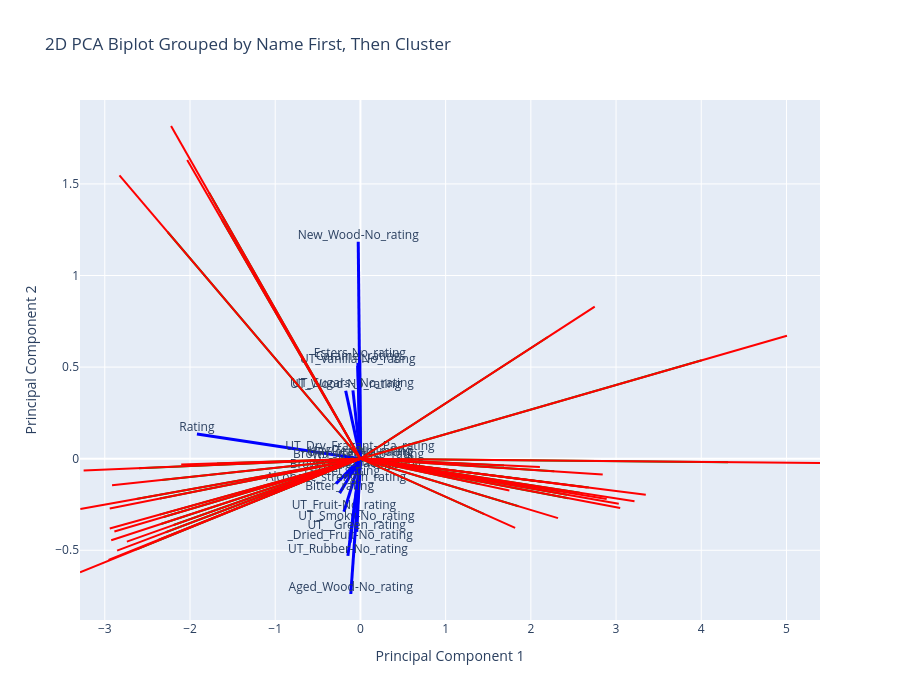

Source (notebook cell):
### Code cell
import pandas as pd
import numpy as np
from sklearn.decomposition import PCA
from sklearn.preprocessing import normalize
import plotly.graph_objects as go

# Step 1: Load Data
data = pd.read_csv(r"D:\CRG\Diageo\biplot_data.csv")

# Step 2: Summarize Data
# Group data by Name first and then by Cluster
summary_data = data.groupby(['Name', 'Cluster']).mean().reset_index()

# Step 3: Perform PCA
flavor_columns = summary_data.columns[2:]  # Flavor columns after 'Name' and 'Cluster'
pca = PCA(n_components=2)  # We use 2 components for 2D visualization
pca_result = pca.fit_transform(summary_data[flavor_columns])

# Add PCA results to the dataframe
summary_data['PC1'] = pca_result[:, 0]
summary_data['PC2'] = pca_result[:, 1]

# Step 4: PCA Loadings for Features
loadings = pca.components_.T
normalized_loadings = normalize(loadings, axis=0)  # Normalize for scaling
scaling_factor = 2  # Increase scaling factor for better visibility

# Step 5: Create 2D Biplot
fig = go.Figure()

# Add PCA vector lines (feature directions) in BLUE
for i, column in enumerate(flavor_columns):
    fig.add_trace(go.Scatter(
        x=[0, normalized_loadings[i, 0] * scaling_factor],
        y=[0, normalized_loadings[i, 1] * scaling_factor],
        mode='lines+text',
        line=dict(color='blue', width=3),
        text=[None, column],
        textposition='top center',
        name=f"Feature: {column}"
    ))

# Add name lines (in GREEN for all names) with better scaling and visibility
for name in summary_data['Name'].unique():
    name_data = summary_data[summary_data['Name'] == name]
    for _, row in name_data.iterrows():
        fig.add_trace(go.Scatter(
            x=[0, row['PC1'] * 1.2],  # Scale up PC1 values for better visibility
            y=[0, row['PC2'] * 1.2],  # Scale up PC2 values for better visibility
            mode='lines',
            line=dict(color='green', width=2),
            name=f"Name: {row['Name']}"
        ))

# Add cluster lines (in RED for all clusters) with more visibility
for cluster_id in summary_data['Cluster'].unique():
    cluster_data = summary_data[summary_data['Cluster'] == cluster_id]
    for _, row in cluster_data.iterrows():
        fig.add_trace(go.Scatter(
            x=[0, row['PC1'] * 1.5],  # Scale up PC1 values for better visibility
            y=[0, row['PC2'] * 1.5],  # Scale up PC2 values for better visibility
            mode='lines',
            line=dict(color='red', width=2),
            name=f"Cluster {int(row['Cluster'])}"
        ))

# Layout adjustments
fig.update_layout(
    title="2D PCA Biplot Grouped by Name First, Then Cluster",
    xaxis_title="Principal Component 1",
    yaxis_title="Principal Component 2",
    width=900,
    height=700,
    showlegend=False  # Hide legend for simplicity
)

fig.show()

### Figure 1 — Plotly figure (JSON) as saved in the notebook; plotly's stock layout.template omitted (floating-point values rounded to 4 significant figures)
{"data": [{"line": {"color": "blue", "width": 3}, "mode": "lines+text", "name": "Feature: Rating", "text": [null, "Rating"], "textposition": "top center", "type": "scatter", "x": [0, -1.919], "y": [0, 0.135]}, {"line": {"color": "blue", "width": 3}, "mode": "lines+text", "name": "Feature: UT_Fruit-No_rating", "text": [null, "UT_Fruit-No_rating"], "textposition": "top center", "type": "scatter", "x": [0, -0.1937], "y": [0, -0.2898]}, {"line": {"color": "blue", "width": 3}, "mode": "lines+text", "name": "Feature: Esters-No_rating", "text": [null, "Esters-No_rating"], "textposition": "top center", "type": "scatter", "x": [0, -0.006928], "y": [0, 0.5395]}, {"line": {"color": "blue", "width": 3}, "mode": "lines+text", "name": "Feature: _Dried_Fruit-No_rating", "text": [null, "_Dried_Fruit-No_rating"], "textposition": "top center", "type": "scatter", "x": [0, -0.1214], "y": [0, -0.4575]}, {"line": {"color": "blue", "width": 3}, "mode": "lines+text", "name": "Feature: Brown spices No_rating", "text": [null, "Brown spices No_rating"], "textposition": "top center", "type": "scatter", "x": [0, -0.02187], "y": [0, -0.01494]}, {"line": {"color": "blue", "width": 3}, "mode": "lines+text", "name": "Feature: UT_Vanilla-No_rating", "text": [null, "UT_Vanilla-No_rating"], "textposition": "top center", "type": "scatter", "x": [0, -0.03164], "y": [0, 0.5072]}, {"line": {"color": "blue", "width": 3}, "mode": "lines+text", "name": "Feature: UT_Wood-No_rating", "text": [null, "UT_Wood-No_rating"], "textposition": "top center", "type": "scatter", "x": [0, -0.1731], "y": [0, 0.3709]}, {"line": {"color": "blue", "width": 3}, "mode": "lines+text", "name": "Feature: New_Wood-No_rating", "text": [null, "New_Wood-No_rating"], "textposition": "top center", "type": "scatter", "x": [0, -0.02558], "y": [0, 1.184]}, {"line": {"color": "blue", "width": 3}, "mode": "lines+text", "name": "Feature: Aged_Wood-No_rating", "text": [null, "Aged_Wood-No_rating"], "textposition": "top center", "type": "scatter", "x": [0, -0.113], "y": [0, -0.7387]}, {"line": {"color": "blue", "width": 3}, "mode": "lines+text", "name": "Feature: UT_Smoky-No_rating", "text": [null, "UT_Smoky-No_rating"], "textposition": "top center", "type": "scatter", "x": [0, -0.0472], "y": [0, -0.3513]}, {"line": {"color": "blue", "width": 3}, "mode": "lines+text", "name": "Feature: UT_Rubber-No_rating", "text": [null, "UT_Rubber-No_rating"], "textposition": "top center", "type": "scatter", "x": [0, -0.1471], "y": [0, -0.5308]}, {"line": {"color": "blue", "width": 3}, "mode": "lines+text", "name": "Feature: UT_Sugars-_No_rating", "text": [null, "UT_Sugars-_No_rating"], "textposition": "top center", "type": "scatter", "x": [0, -0.08786], "y": [0, 0.3731]}, {"line": {"color": "blue", "width": 3}, "mode": "lines+text", "name": "Feature: Caramel_rating", "text": [null, "Caramel_rating"], "textposition": "top center", "type": "scatter", "x": [0, -0.0296], "y": [0, 0.5231]}, {"line": {"color": "blue", "width": 3}, "mode": "lines+text", "name": "Feature: Brown_Sugar-No_rating", "text": [null, "Brown_Sugar-No_rating"], "textposition": "top center", "type": "scatter", "x": [0, -0.05736], "y": [0, -0.06687]}, {"line": {"color": "blue", "width": 3}, "mode": "lines+text", "name": "Feature: UT Floral No_rating", "text": [null, "UT Floral No_rating"], "textposition": "top center", "type": "scatter", "x": [0, -0.0004684], "y": [0, -0.001793]}, {"line": {"color": "blue", "width": 3}, "mode": "lines+text", "name": "Feature: UT__Green_rating", "text": [null, "UT__Green_rating"], "textposition": "top center", "type": "scatter", "x": [0, -0.04335], "y": [0, -0.3991]}, {"line": {"color": "blue", "width": 3}, "mode": "lines+text", "name": "Feature: Hay/Tea-No_rating", "text": [null, "Hay/Tea-No_rating"], "textposition": "top center", "type": "scatter", "x": [0, -0.003914], "y": [0, 0.004454]}, {"line": {"color": "blue", "width": 3}, "mode": "lines+text", "name": "Feature: UT_Dry_Fragant-_Pa_rating", "text": [null, "UT_Dry_Fragant-_Pa_rating"], "textposition": "top center", "type": "scatter", "x": [0, -0.005599], "y": [0, 0.03273]}, {"line": {"color": "blue", "width": 3}, "mode": "lines+text", "name": "Feature: Sweet_rating", "text": [null, "Sweet_rating"], "textposition": "top center", "type": "scatter", "x": [0, -0.1893], "y": [0, -0.1076]}, {"line": {"color": "blue", "width": 3}, "mode": "lines+text", "name": "Feature: Bitter_rating", "text": [null, "Bitter_rating"], "textposition": "top center", "type": "scatter", "x": [0, -0.2444], "y": [0, -0.1881]}, {"line": {"color": "blue", "width": 3}, "mode": "lines+text", "name": "Feature: Sour_rating", "text": [null, "Sour_rating"], "textposition": "top center", "type": "scatter", "x": [0, -0.01351], "y": [0, -0.06063]}, {"line": {"color": "blue", "width": 3}, "mode": "lines+text", "name": "Feature: Alcoholic_strength_rating", "text": [null, "Alcoholic_strength_rating"], "textposition": "top center", "type": "scatter", "x": [0, -0.2863], "y": [0, -0.1362]}, {"line": {"color": "blue", "width": 3}, "mode": "lines+text", "name": "Feature: Viscous_rating", "text": [null, "Viscous_rating"], "textposition": "top center", "type": "scatter", "x": [0, -0.07556], "y": [0, -0.05641]}, {"line": {"color": "green", "width": 2}, "mode": "lines", "name": "Name: 186", "type": "scatter", "x": [0, -2.284], "y": [0, -0.4018]}, {"line": {"color": "green", "width": 2}, "mode": "lines", "name": "Name: 186", "type": "scatter", "x": [0, 2.439], "y": [0, -0.2154]}, {"line": {"color": "green", "width": 2}, "mode": "lines", "name": "Name: 201", "type": "scatter", "x": [0, -2.633], "y": [0, -0.4961]}, {"line": {"color": "green", "width": 2}, "mode": "lines", "name": "Name: 201", "type": "scatter", "x": [0, 1.453], "y": [0, -0.3024]}, {"line": {"color": "green", "width": 2}, "mode": "lines", "name": "Name: 272", "type": "scatter", "x": [0, -2.332], "y": [0, -0.1161]}, {"line": {"color": "green", "width": 2}, "mode": "lines", "name": "Name: 272", "type": "scatter", "x": [0, 2.275], "y": [0, -0.06914]}, {"line": {"color": "green", "width": 2}, "mode": "lines", "name": "Name: 293", "type": "scatter", "x": [0, -1.626], "y": [0, 1.305]}, {"line": {"color": "green", "width": 2}, "mode": "lines", "name": "Name: 342", "type": "scatter", "x": [0, -2.365], "y": [0, -0.442]}, {"line": {"color": "green", "width": 2}, "mode": "lines", "name": "Name: 342", "type": "scatter", "x": [0, 1.855], "y": [0, -0.2596]}, {"line": {"color": "green", "width": 2}, "mode": "lines", "name": "Name: 388", "type": "scatter", "x": [0, -1.778], "y": [0, 1.453]}, {"line": {"color": "green", "width": 2}, "mode": "lines", "name": "Name: 388", "type": "scatter", "x": [0, 4.004], "y": [0, 0.5369]}, {"line": {"color": "green", "width": 2}, "mode": "lines", "name": "Name: 427", "type": "scatter", "x": [0, -2.262], "y": [0, 1.238]}, {"line": {"color": "green", "width": 2}, "mode": "lines", "name": "Name: 427", "type": "scatter", "x": [0, 2.2], "y": [0, 0.6643]}, {"line": {"color": "green", "width": 2}, "mode": "lines", "name": "Name: 434", "type": "scatter", "x": [0, -1.683], "y": [0, -0.0259]}, {"line": {"color": "green", "width": 2}, "mode": "lines", "name": "Name: 434", "type": "scatter", "x": [0, 4.315], "y": [0, -0.01938]}, {"line": {"color": "green", "width": 2}, "mode": "lines", "name": "Name: 540", "type": "scatter", "x": [0, -2.599], "y": [0, -0.05176]}, {"line": {"color": "green", "width": 2}, "mode": "lines", "name": "Name: 540", "type": "scatter", "x": [0, 1.685], "y": [0, -0.03655]}, {"line": {"color": "green", "width": 2}, "mode": "lines", "name": "Name: 765", "type": "scatter", "x": [0, -2.629], "y": [0, -0.2196]}, {"line": {"color": "green", "width": 2}, "mode": "lines", "name": "Name: 765", "type": "scatter", "x": [0, 1.398], "y": [0, -0.1386]}, {"line": {"color": "green", "width": 2}, "mode": "lines", "name": "Name: Antiquity Blue (109)", "type": "scatter", "x": [0, -2.192], "y": [0, -0.3624]}, {"line": {"color": "green", "width": 2}, "mode": "lines", "name": "Name: Antiquity Blue (109)", "type": "scatter", "x": [0, 2.426], "y": [0, -0.1972]}, {"line": {"color": "green", "width": 2}, "mode": "lines", "name": "Name: Blenders Pride (565)", "type": "scatter", "x": [0, -2.34], "y": [0, -0.3563]}, {"line": {"color": "green", "width": 2}, "mode": "lines", "name": "Name: Blenders Pride (565)", "type": "scatter", "x": [0, 2.573], "y": [0, -0.1863]}, {"line": {"color": "green", "width": 2}, "mode": "lines", "name": "Name: Chivas 12(943)", "type": "scatter", "x": [0, -2.31], "y": [0, -0.3181]}, {"line": {"color": "green", "width": 2}, "mode": "lines", "name": "Name: Chivas 12(943)", "type": "scatter", "x": [0, 2.312], "y": [0, -0.1757]}, {"line": {"color": "green", "width": 2}, "mode": "lines", "name": "Name: Oaksmith Gold (436)", "type": "scatter", "x": [0, -2.354], "y": [0, -0.2178]}, {"line": {"color": "green", "width": 2}, "mode": "lines", "name": "Name: Oaksmith Gold (436)", "type": "scatter", "x": [0, 2.126], "y": [0, -0.126]}, {"line": {"color": "green", "width": 2}, "mode": "lines", "name": "Name: Signature Rare(582)", "type": "scatter", "x": [0, -2.354], "y": [0, -0.3052]}, {"line": {"color": "green", "width": 2}, "mode": "lines", "name": "Name: Signature Rare(582)", "type": "scatter", "x": [0, 2.679], "y": [0, -0.1574]}, {"line": {"color": "red", "width": 2}, "mode": "lines", "name": "Cluster 1", "type": "scatter", "x": [0, -2.856], "y": [0, -0.5022]}, {"line": {"color": "red", "width": 2}, "mode": "lines", "name": "Cluster 1", "type": "scatter", "x": [0, -3.291], "y": [0, -0.6202]}, {"line": {"color": "red", "width": 2}, "mode": "lines", "name": "Cluster 1", "type": "scatter", "x": [0, -2.915], "y": [0, -0.1451]}, {"line": {"color": "red", "width": 2}, "mode": "lines", "name": "Cluster 1", "type": "scatter", "x": [0, -2.956], "y": [0, -0.5525]}, {"line": {"color": "red", "width": 2}, "mode": "lines", "name": "Cluster 1", "type": "scatter", "x": [0, -3.248], "y": [0, -0.0647]}, {"line": {"color": "red", "width": 2}, "mode": "lines", "name": "Cluster 1", "type": "scatter", "x": [0, -3.287], "y": [0, -0.2745]}, {"line": {"color": "red", "width": 2}, "mode": "lines", "name": "Cluster 1", "type": "scatter", "x": [0, -2.741], "y": [0, -0.4529]}, {"line": {"color": "red", "width": 2}, "mode": "lines", "name": "Cluster 1", "type": "scatter", "x": [0, -2.924], "y": [0, -0.4454]}, {"line": {"color": "red", "width": 2}, "mode": "lines", "name": "Cluster 1", "type": "scatter", "x": [0, -2.887], "y": [0, -0.3976]}, {"line": {"color": "red", "width": 2}, "mode": "lines", "name": "Cluster 1", "type": "scatter", "x": [0, -2.942], "y": [0, -0.2723]}, {"line": {"color": "red", "width": 2}, "mode": "lines", "name": "Cluster 1", "type": "scatter", "x": [0, -2.942], "y": [0, -0.3815]}, {"line": {"color": "red", "width": 2}, "mode": "lines", "name": "Cluster 3", "type": "scatter", "x": [0, 3.048], "y": [0, -0.2693]}, {"line": {"color": "red", "width": 2}, "mode": "lines", "name": "Cluster 3", "type": "scatter", "x": [0, 1.816], "y": [0, -0.378]}, {"line": {"color": "red", "width": 2}, "mode": "lines", "name": "Cluster 3", "type": "scatter", "x": [0, 2.843], "y": [0, -0.08642]}, {"line": {"color": "red", "width": 2}, "mode": "lines", "name": "Cluster 3", "type": "scatter", "x": [0, -2.033], "y": [0, 1.631]}, {"line": {"color": "red", "width": 2}, "mode": "lines", "name": "Cluster 3", "type": "scatter", "x": [0, 2.319], "y": [0, -0.3245]}, {"line": {"color": "red", "width": 2}, "mode": "lines", "name": "Cluster 3", "type": "scatter", "x": [0, 5.006], "y": [0, 0.6712]}, {"line": {"color": "red", "width": 2}, "mode": "lines", "name": "Cluster 3", "type": "scatter", "x": [0, 2.75], "y": [0, 0.8304]}, {"line": {"color": "red", "width": 2}, "mode": "lines", "name": "Cluster 3", "type": "scatter", "x": [0, 5.393], "y": [0, -0.02423]}, {"line": {"color": "red", "width": 2}, "mode": "lines", "name": "Cluster 3", "type": "scatter", "x": [0, 2.106], "y": [0, -0.04569]}, {"line": {"color": "red", "width": 2}, "mode": "lines", "name": "Cluster 3", "type": "scatter", "x": [0, 1.748], "y": [0, -0.1733]}, {"line": {"color": "red", "width": 2}, "mode": "lines", "name": "Cluster 3", "type": "scatter", "x": [0, 3.032], "y": [0, -0.2465]}, {"line": {"color": "red", "width": 2}, "mode": "lines", "name": "Cluster 3", "type": "scatter", "x": [0, 3.217], "y": [0, -0.2328]}, {"line": {"color": "red", "width": 2}, "mode": "lines", "name": "Cluster 3", "type": "scatter", "x": [0, 2.89], "y": [0, -0.2196]}, {"line": {"color": "red", "width": 2}, "mode": "lines", "name": "Cluster 3", "type": "scatter", "x": [0, 2.658], "y": [0, -0.1575]}, {"line": {"color": "red", "width": 2}, "mode": "lines", "name": "Cluster 3", "type": "scatter", "x": [0, 3.349], "y": [0, -0.1967]}, {"line": {"color": "red", "width": 2}, "mode": "lines", "name": "Cluster 2", "type": "scatter", "x": [0, -2.222], "y": [0, 1.816]}, {"line": {"color": "red", "width": 2}, "mode": "lines", "name": "Cluster 2", "type": "scatter", "x": [0, -2.828], "y": [0, 1.547]}, {"line": {"color": "red", "width": 2}, "mode": "lines", "name": "Cluster 0", "type": "scatter", "x": [0, -2.103], "y": [0, -0.03238]}], "layout": {"height": 700, "showlegend": false, "title": {"text": "2D PCA Biplot Grouped by Name First, Then Cluster"}, "width": 900, "xaxis": {"title": {"text": "Principal Component 1"}}, "yaxis": {"title": {"text": "Principal Component 2"}}}}
